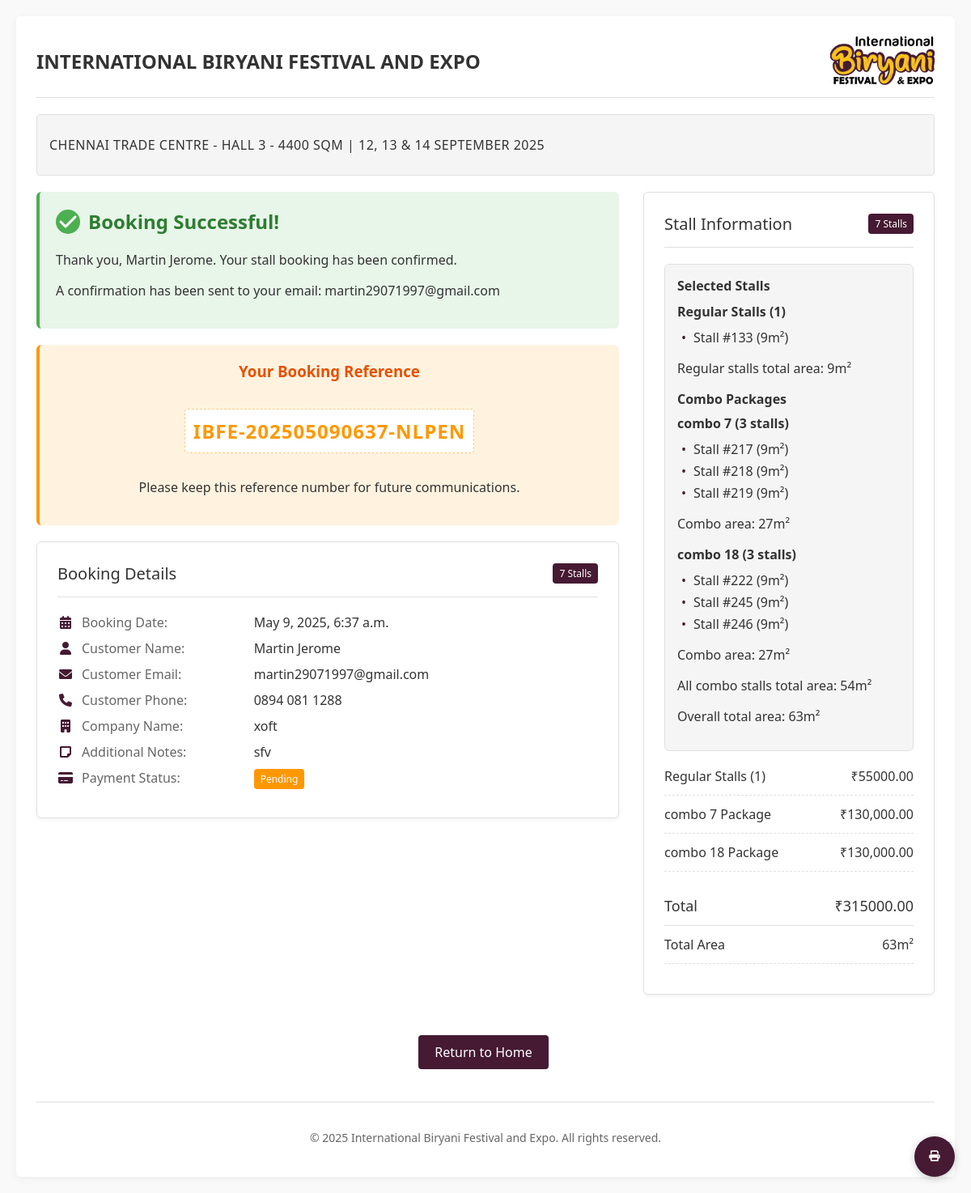
The app's page /booking/85/confirmation/ with its own data.
### halls/models.py (models this page shows, shortened)
class Booking(models.Model):
    STATUS_CHOICES = [
        ('booked', 'Booked'),
        ('cancelled', 'Cancelled'),
        ('blocked', 'Blocked'),
    ]
    stalls = models.ManyToManyField(Stall, related_name='bookings')
    customer_name = models.CharField(max_length=100)
    customer_email = models.EmailField()
    customer_phone = models.CharField(max_length=20)
    company_name = models.CharField(max_length=100, blank=True, null=True)
    booking_date = models.DateTimeField(default=timezone.now)
    status = models.CharField(max_length=20, choices=STATUS_CHOICES, default='booked')
    notes = models.TextField(blank=True, null=True)
    payment_status = models.BooleanField(default=False)
    booking_reference = models.CharField(max_length=20, unique=True)
    total_amount = models.DecimalField(max_digits=10, decimal_places=2, default=0.00)
    is_admin_booking = models.BooleanField(default=False)  # Added field to track admin bookings

class Stall(models.Model):
    STATUS_CHOICES = [
        ('available', 'Available'),
        ('booked', 'Booked'),
        ('blocked', 'Blocked'),
    ]
    TYPE_CHOICES = [
        ('eatery', 'Eatery'),
        ('non-eatery', 'Non-Eatery'),
    ]
    hall = models.ForeignKey(Hall, on_delete=models.CASCADE, related_name='stalls')
    stall_number = models.CharField(max_length=20)
    stall_type = models.CharField(max_length=20, choices=TYPE_CHOICES, default='eatery')
    x_start = models.IntegerField()
    y_start = models.IntegerField()
    width = models.IntegerField()
    height = models.IntegerField()
    selected_boxes = models.JSONField(default=list)
    status = models.CharField(max_length=20, choices=STATUS_CHOICES, default='available')
    price = models.DecimalField(max_digits=10, decimal_places=2, default=55000.00)

class ComboStall(models.Model):
    name = models.CharField(max_length=100)
    hall = models.ForeignKey(Hall, on_delete=models.CASCADE, related_name='combos')
    stalls = models.ManyToManyField(Stall, related_name='combos')
    description = models.TextField(blank=True, null=True)
    price = models.DecimalField(max_digits=10, decimal_places=2, default=130000.00,
                               help_text="Default price for combo stalls is ₹1,30,000")

### halls/views.py (the view)
# urls.py: path('booking/<int:booking_id>/confirmation/', views.booking_confirmation, name='booking_confirmation'),
def booking_confirmation(request, booking_id):
    from django.shortcuts import render, get_object_or_404
    booking = get_object_or_404(Booking, id=booking_id)
    stalls = booking.stalls.all()
    regular_stalls = []
    combo_stalls = []
    stall_sizes = {}
    for stall in stalls:
        stall_sizes[stall.id] = len(stall.selected_boxes) if stall.selected_boxes else 0
        if hasattr(stall, 'combos') and stall.combos.exists():
            combo_stalls.append(stall)
        else:
            regular_stalls.append(stall)
    regular_stall_count = len(regular_stalls)
    regular_stall_base_price = sum(stall.price for stall in regular_stalls)
    if regular_stall_count == 1:
        discount_amount = 0
        discounted_regular_price = regular_stall_base_price
    elif regular_stall_count == 2:
        discount_amount = decimal.Decimal('5000')
        discounted_regular_price = regular_stall_base_price - discount_amount
    else:  # 3 or more stalls
        discount_amount = decimal.Decimal('5000') * regular_stall_count
        discounted_regular_price = regular_stall_base_price - discount_amount
    combo_stall_price = decimal.Decimal('130000.00') if combo_stalls else decimal.Decimal('0')
    total_price = booking.total_amount
    discount_percentage = 0
    if regular_stall_base_price > 0 and discount_amount > 0:
        discount_percentage = (discount_amount / regular_stall_base_price) * 100
    hall_id = stalls.first().hall.id if stalls.exists() else 1
    regular_stalls_total_area = sum(stall_sizes.get(stall.id, 0) for stall in regular_stalls)
    combo_stalls_total_area = sum(stall_sizes.get(stall.id, 0) for stall in combo_stalls)
    combo_stall_groups = {}
    for stall in combo_stalls:
        combo = stall.combos.first()
        if combo:
            if combo.id not in combo_stall_groups:
                combo_stall_groups[combo.id] = {
                    'combo': combo,
                    'stalls': [],
                    'total_area': 0
                }
            combo_stall_groups[combo.id]['stalls'].append(stall)
            combo_stall_groups[combo.id]['total_area'] += stall_sizes.get(stall.id, 0)
    return render(request, 'halls/booking_confirmation.html', {
        'booking': booking,
        'stalls': stalls,
        'regular_stalls': regular_stalls,
        'combo_stalls': combo_stalls,
        'total_price': total_price,
        'hall_id': hall_id,
        'regular_stall_count': regular_stall_count,
        'regular_stall_base_price': regular_stall_base_price,
        'discounted_regular_price': discounted_regular_price,
        'combo_stall_price': combo_stall_price,
        'discount_amount': discount_amount,
        'discount_percentage': discount_percentage,
        'stall_sizes': stall_sizes,  # Pass stall sizes to template
        'regular_stalls_total_area': regular_stalls_total_area,
        'combo_stalls_total_area': combo_stalls_total_area,
        'combo_stall_groups': combo_stall_groups.values()
    })

### halls/templatetags/custom_filters.py (called while the page is built)
@register.filter(name='get_item')
def get_item(dictionary, key):
    return dictionary.get(key, '')

### templates/halls/booking_confirmation.html (shortened to what this page needs)
{% load custom_filters %}
<!DOCTYPE html>
<html lang="en">
<head>
    <link href="https://cdnjs.cloudflare.com/ajax/libs/font-awesome/6.0.0-beta3/css/all.min.css" rel="stylesheet">
</head>
<body>
    <div class="container">
        <div class="header">
            <h1>INTERNATIONAL BIRYANI FESTIVAL AND EXPO</h1>
            <div class="logo">
                <img src="/static/ibfe_logo.png" alt="IBFE Logo" height="60">
            </div>
        </div>
        <div class="hall-info">
            <p>CHENNAI TRADE CENTRE - HALL 3 - 4400 SQM | 12, 13 & 14 SEPTEMBER 2025</p>
        </div>
        <div class="confirmation-container">
            <div class="confirmation-details">
                <div class="confirmation-box">
                    <h2>
                        <div class="checkmark-circle">
                            <i class="fas fa-check"></i>
                        </div>
                        Booking Successful!
                    </h2>
                    <p>Thank you, {{ booking.customer_name }}. Your stall booking has been confirmed.</p>
                    <p>A confirmation has been sent to your email: {{ booking.customer_email }}</p>
                </div>
                <div class="reference-card">
                    <h3>Your Booking Reference</h3>
                    <div class="reference-code">{{ booking.booking_reference }}</div>
                    <p>Please keep this reference number for future communications.</p>
                </div>
                <div class="card">
                    <div class="card-header">
                        <h2>Booking Details</h2>
                        <span class="badge badge-accent">{{ stalls|length }} Stalls</span>
                    </div>
                    <div class="info-row" style="--info-order: 1;">
                        <div class="info-icon"><i class="fas fa-calendar-alt"></i></div>
                        <div class="info-label">Booking Date:</div>
                        <div class="info-value">{{ booking.booking_date|date:"F j, Y, g:i a" }}</div>
                    </div>
                    <div class="info-row" style="--info-order: 2;">
                        <div class="info-icon"><i class="fas fa-user"></i></div>
                        <div class="info-label">Customer Name:</div>
                        <div class="info-value">{{ booking.customer_name }}</div>
                    </div>
                    <div class="info-row" style="--info-order: 3;">
                        <div class="info-icon"><i class="fas fa-envelope"></i></div>
                        <div class="info-label">Customer Email:</div>
                        <div class="info-value">{{ booking.customer_email }}</div>
                    </div>
                    <div class="info-row" style="--info-order: 4;">
                        <div class="info-icon"><i class="fas fa-phone"></i></div>
                        <div class="info-label">Customer Phone:</div>
                        <div class="info-value">{{ booking.customer_phone }}</div>
                    </div>
                    {% if booking.company_name %}
                    <div class="info-row" style="--info-order: 5;">
                        <div class="info-icon"><i class="fas fa-building"></i></div>
                        <div class="info-label">Company Name:</div>
                        <div class="info-value">{{ booking.company_name }}</div>
                    </div>
                    {% endif %}
                    {% if booking.notes %}
                    <div class="info-row" style="--info-order: 6;">
                        <div class="info-icon"><i class="fas fa-sticky-note"></i></div>
                        <div class="info-label">Additional Notes:</div>
                        <div class="info-value">{{ booking.notes }}</div>
                    </div>
                    {% endif %}
                    <div class="info-row" style="--info-order: 7;">
                        <div class="info-icon"><i class="fas fa-credit-card"></i></div>
                        <div class="info-label">Payment Status:</div>
                        <div class="info-value">
                            {% if booking.payment_status %}
                            <span class="badge badge-paid">Paid</span>
                            {% else %}
                            <span class="badge badge-pending">Pending</span>
                            {% endif %}
                        </div>
                    </div>
                </div>
            </div>
            <div class="confirmation-summary">
                <div class="card">
                    <div class="card-header">
                        <h2>Stall Information</h2>
                        <span class="badge badge-accent">{{ stalls|length }} Stalls</span>
                    </div>
                    <div class="stall-item">
                        <div class="stall-details">
                            <strong>Selected Stalls</strong>
                            {% if regular_stalls %}
                            <div style="margin-top: 10px;">
                                <strong>Regular Stalls ({{ regular_stalls|length }})</strong>
                                <ul class="stall-list">
                                    {% for stall in regular_stalls %}
                                    <li style="--item-order: {{ forloop.counter }};">Stall #{{ stall.stall_number }} ({{ stall_sizes|get_item:stall.id }}m²)</li>
                                    {% endfor %}
                                </ul>
                                <p>Regular stalls total area: {{ regular_stalls_total_area }}m²</p>
                            </div>
                            {% endif %}
                            {% if combo_stalls %}
                            <div style="margin-top: 15px;">
                                <strong>Combo Packages</strong>
                                {% for combo_group in combo_stall_groups %}
                                <div style="margin-top: 8px;">
                                    <strong>{{ combo_group.combo.name }} ({{ combo_group.stalls|length }} stalls)</strong>
                                    <ul class="stall-list">
                                        {% for stall in combo_group.stalls %}
                                        <li style="--item-order: {{ forloop.counter|add:regular_stalls|length }};">Stall #{{ stall.stall_number }} ({{ stall_sizes|get_item:stall.id }}m²)</li>
                                        {% endfor %}
                                    </ul>
                                    <p>Combo area: {{ combo_group.total_area }}m²</p>
                                </div>
                                {% endfor %}
                                <p>All combo stalls total area: {{ combo_stalls_total_area }}m²</p>
                            </div>
                            {% endif %}
                            <div style="margin-top: 15px; font-weight: 500;">
                                <p>Overall total area: {{ regular_stalls_total_area|add:combo_stalls_total_area }}m²</p>
                            </div>
                        </div>
                    </div>
                    <div style="margin-top: 20px;">
                        <div class="summary-item" style="--summary-order: 1;">
                            <span>Regular Stalls ({{ regular_stall_count }})</span>
                            <span>₹{{ regular_stall_base_price|floatformat:2 }}</span>
                        </div>
                        {% if combo_stall_groups %}
                        {% for combo_group in combo_stall_groups %}
                        <div class="summary-item" style="--summary-order: {{ forloop.counter|add:2 }};">
                            <span>{{ combo_group.combo.name }} Package</span>
                            <span>₹130,000.00</span>
                        </div>
                        {% endfor %}
                        {% endif %}
                        <div class="summary-item total">
                            <span>Total</span>
                            <span>₹{{ total_price|floatformat:2 }}</span>
                        </div>
                        <div class="summary-item" style="--summary-order: {{ combo_stall_groups|length|add:3 }};">
                            <span>Total Area</span>
                            <span>{{ regular_stalls_total_area|add:combo_stalls_total_area }}m²</span>
                        </div>
                    </div>
                </div>
            </div>
        </div>
        <div class="action-buttons">
            <a href="{% url 'root' %}" class="btn">Return to Home</a>
        </div>
        <div class="footer">
            <p>&copy; {% now "Y" %} International Biryani Festival and Expo. All rights reserved.</p>
        </div>
    </div>
    <button class="print-button" onclick="window.print();" title="Print Confirmation">
        <i class="fas fa-print"></i>
    </button>
</body>
</html>

### records on screen
Booking: customer_name "Martin Jerome", customer_email "martin29071997@gmail.com", booking_reference "IBFE-202505090637-NLPEN", booking_date "May 9, 2025, 6:37 a.m.", customer_phone "0894 081 1288", company_name "xoft", notes "sfv", total_amount "315000.00"
Stall: stall_number "133", id "9"
ComboStall: combo.name "combo 7", stalls|length "3", total_area "27"
Stall: stall_number "217", id "9"
Stall: stall_number "218", id "9"
Stall: stall_number "219", id "9"
ComboStall: combo.name "combo 18", stalls|length "3", total_area "27"
Stall: stall_number "222", id "9"
Stall: stall_number "245", id "9"
Stall: stall_number "246", id "9"

### other values on screen
{{ stalls|length }} "7"
{{ regular_stalls|length }} "1"
{{ regular_stalls_total_area }} "9"
{{ combo_stalls_total_area }} "54"
{{ regular_stalls_total_area|add:combo_stalls_total_area }} "63"
{{ regular_stall_count }} "1"
{{ regular_stall_base_price|floatformat:2 }} "55000.00"
